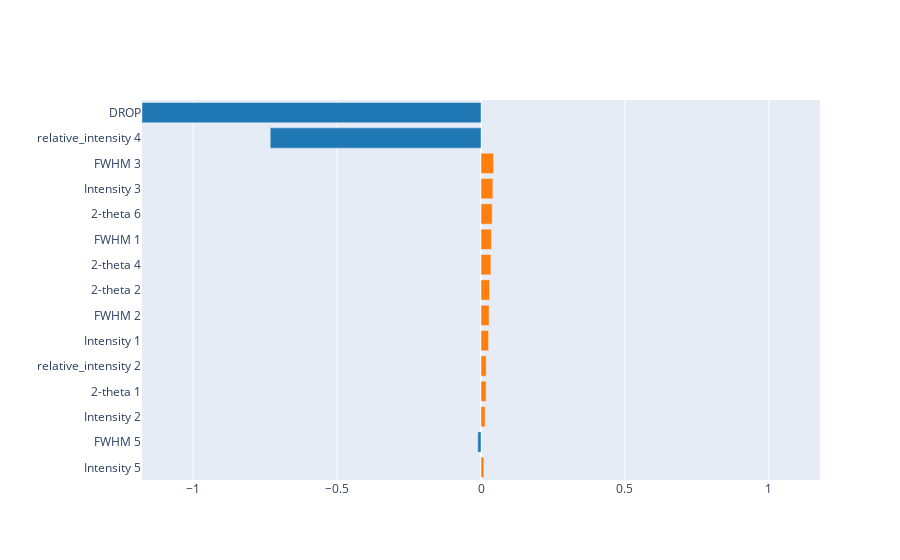

Notebook code cell kept with this figure:
### Code cell
interpret_model(gbr, plot='pfi')

### Figure 1 — Plotly figure (JSON) as saved in the notebook; plotly's stock layout.template omitted (floating-point values rounded to 4 significant figures)
{"data": [{"marker": {"color": ["#ff7f0e", "#1f77b4", "#ff7f0e", "#ff7f0e", "#ff7f0e", "#ff7f0e", "#ff7f0e", "#ff7f0e", "#ff7f0e", "#ff7f0e", "#ff7f0e", "#ff7f0e", "#ff7f0e", "#1f77b4", "#1f77b4"]}, "orientation": "h", "type": "bar", "x": [0.009934, -0.0111, 0.01415, 0.01791, 0.01822, 0.02626, 0.02799, 0.02997, 0.03428, 0.03607, 0.03891, 0.04119, 0.04356, -0.732, -1.177], "y": ["Intensity 5", "FWHM 5", "Intensity 2", "2-theta 1", "relative_intensity 2", "Intensity 1", "FWHM 2", "2-theta 2", "2-theta 4", "FWHM 1", "2-theta 6", "Intensity 3", "FWHM 3", "relative_intensity 4", "DROP"]}], "layout": {"title": {"text": ""}, "xaxis": {"range": [-1.177, 1.177], "title": {"text": ""}}, "yaxis": {"automargin": true, "dtick": 1, "title": {"text": ""}}}}
